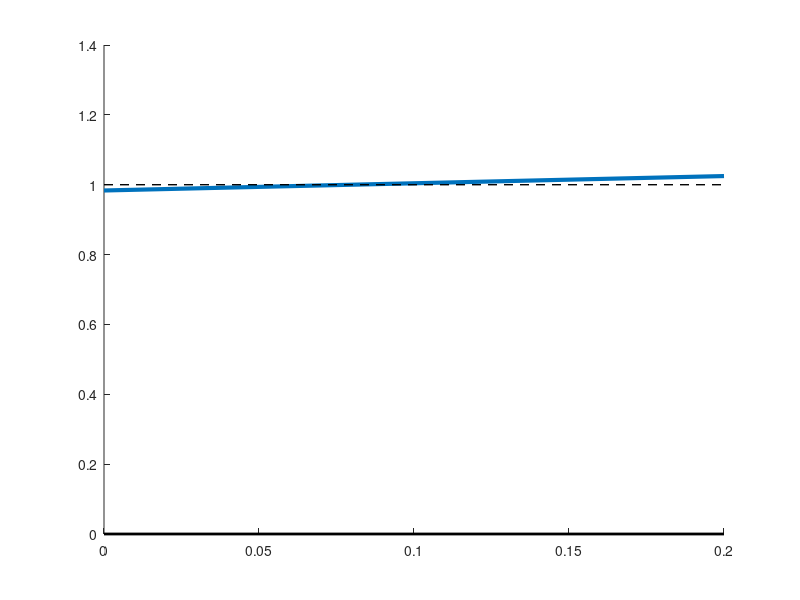

This chart was generated by the following MATLAB code: (Note: this script raises an error after producing the figure.)
%% Synchronous motions of 2DOF typical section

%% Cristina Riso, criso@gatech.edu

clearvars
close all
clc


%% Problem parameters

% mass (kg)
m = 10.0;

% moment of inertia about E (kg*m2)
J_E = 0.08;

% chord (m)
c = 0.2;

% offset of C from E (m, positive ahead)
e = -0.2*c;

% position of E from the LE (m, positive backward)
x_E = 0.4*c;

% plunge stiffness (N/m)
k_h = 1000.0;

% pitch stiffness (Nm/rad)
k_theta = 200.0;

% moment of inertia about C (kg*m2)
J_C = J_E-m*e^2;

% flag to make videos (switch off when not needed to save time)
make_video = false;


%% Eigenvalues and eigenvectors using eig

% build mass matrix
M = [m -m*e; -m*e J_E];

% build stiffness matrix
K = [k_h 0.0; 0.0 k_theta];

% compute eigenvalues and eigenvectors
[U, Omega2] = eig(K,M); omega2 = diag(Omega2); 

% compute natural frequencies (rad/s and Hz)
omega = sqrt(omega2); f = omega/(2.0*pi);

% loop the eigenvectors
for i = 1:2
    
    % normalize for unit maximum displacement
    if abs(min(U(:,i))) > max(U(:,i))
        U(:,i) = U(:,i)/min(U(:,i));
    else
        U(:,i) = U(:,i)/max(U(:,i));
    end
    
end


%% Eigenvalues and eigenvectors using direct solution

% coefficients of characteristic polynomial
a_2 = m*J_C; a_1 = -(m*k_theta+k_h*J_E); a_0 = k_theta*k_h;

% solve characteristic equation 
omega2_check = sort(roots([a_2 a_1 a_0])); 

% natural frequencies (rad/s and Hz)
omega_check = sqrt(omega2_check); f_check = omega_check/(2.0*pi);

% allocate matrix of eigenvectors
U_check = zeros(2,2);

% compute eigenvectors
for i = 1:2
    
    % build singular matrix
    A = K-omega2_check(i)*M;
    
    % compute eigenvector components
    U_check(1,i) = 1.0; U_check(2,i) = -A(1,1)/A(1,2);
    
    % normalize for unit maximum displacement
    if abs(min(U_check(:,i))) > max(U_check(:,i))
        U_check(:,i) = U_check(:,i)/min(U_check(:,i));
    else
        U_check(:,i) = U_check(:,i)/max(U_check(:,i));
    end    
    
end


%% New matrices

% modal mass matrix
M_bar = U'*M*U;

% modal stiffness matrix
K_bar = U'*K*U;


%% Plot eigenvectors (mode shapes)

% loop the eigenvectors
for i = 1:2
    
    % the mode shapes are plotted considering the chosen convention where
    % downward displacements and clockwise angles are positive (standard
    % convention used in typical section aeroelastic calculations)
    
    % compute positions of the LE and TE (m) 
    h_LE = U(1,i)-x_E*U(2,i); h_TE = U(1,i)+(c-x_E)*U(2,i);
    
    fig = figure(i); set(fig,'Position',[0 0 1200 900]); hold all; 
    % plot mode shape
    plot([0.0, c],[h_LE h_TE],'-','LineWidth',3);
    % plot line to indicate plunge component
    plot([0.0, c],[U(1,i) U(1,i)],'k--','LineWidth',1);
    % plot undeformed configuration
    plot([0.0, c],[0.0 0.0],'k-','LineWidth',2);
    ax = gca; ax.FontSize = 32; set(gca, 'YDir','reverse'); axis([-0.05 0.25 -0.2 1.2]);
    xlabel('$x$ (m)','Interpreter','latex'); ylabel('$z$ (m)','Interpreter','latex');
    fig = gcf; % exportgraphics(fig,strcat('mode',num2str(i),'.png'),'Resolution',300)
    
end


%% Animate natural motions

% scaling factor
scale = 0.1;

% make videos if applicable
if (make_video == true)
    
    % there may be a faster way to produce videos in MATLAB
    
    % make folder to store frames
    if isfolder('frames') == 0
        mkdir('frames')
    end
    
    % loop the eigenvectors
    for i = 1:2
        
        % time interval corresponding to two undamped periods of each frequency
        t_1 = 0.0; t_2 = 2.0/f(i); t = t_1:0.01/f(i):t_2; n_t = length(t);
        
        % open figure
        fig = figure(1000+i); set(fig,'Position',[0 0 1200 900]); 
        
        % loop the times
        for j = 1:n_t
            
            % compute positions of the LE and TE (m)
            h_LE = U(1,i)*cos(omega(i)*t(j))-x_E*U(2,i)*cos(omega(i)*t(j)); 
            h_TE = U(1,i)*cos(omega(i)*t(j))+(c-x_E)*U(2,i)*cos(omega(i)*t(j));
           
            % plot current shape and export
            plot([0.0, c],[h_LE h_TE]*scale,'-','LineWidth',3); hold all; axis equal;
            plot([0.0, c],[U(1,i) U(1,i)]*cos(omega(i)*t(j))*scale,'k--','LineWidth',1);
            plot([0.0, c],[0.0 0.0],'k-','LineWidth',2);
            ax = gca; ax.FontSize = 32; set(gca, 'YDir','reverse'); axis([-0.05 0.25 -1.2*scale 1.2*scale]);
            xlabel('$x$ (m)','Interpreter','latex'); ylabel('$z$ (m)','Interpreter','latex');
            fig = gcf;  exportgraphics(fig,strcat('frames/mode',num2str(i),'_frame',num2str(j),'.png'),'Resolution',300)
            
            % switch hold off
            hold off;
            
        end
        
        % video name
        writerObj = VideoWriter(strcat('motion',num2str(i),'.avi'));
        
        % frame rate (adjusted to represent actual frequency)
        writerObj.FrameRate = 10*f(i)/f(1);
        
        % quality
        writerObj.Quality = 100;
        
        % open the video object
        open(writerObj)
        
        % loop images
        for j = 1:n_t
            
            % load image
            image = imread(strcat('frames/mode',num2str(i),'_frame',num2str(j),'.png'));
            
            % covert to frame
            frame = im2frame(image);
            
            % add the frame to video
            writeVideo(writerObj,frame);
            
        end
        
        % close
        close(writerObj)
        
    end
    
end